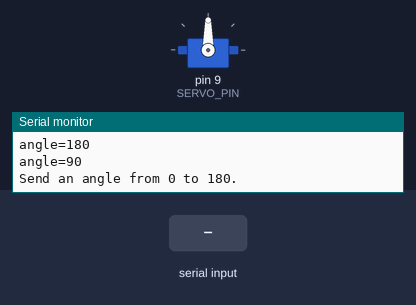
The sketch below on a simulated Arduino Uno, built with avr-gcc and run on an emulated ATmega328P. Parts: servo, the last lines printed to the serial monitor. The test bench sets the inputs (shaded band).

Above: at 3.6 s.
3.7 s: "5\n" received over Serial
At 4.7 s:
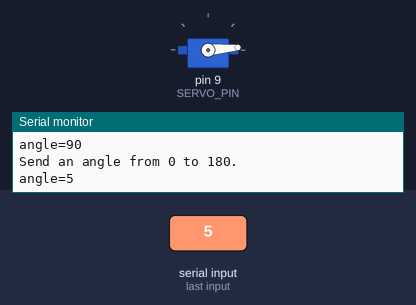
5.2 s: "90,45\n" received over Serial
At 6.0 s:
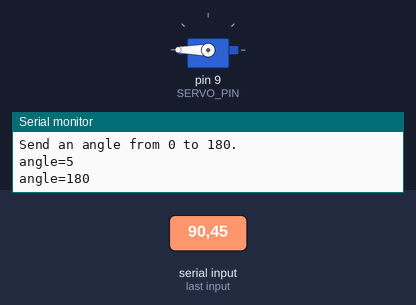
6.7 s: "90\n" received over Serial
At 7.0 s:
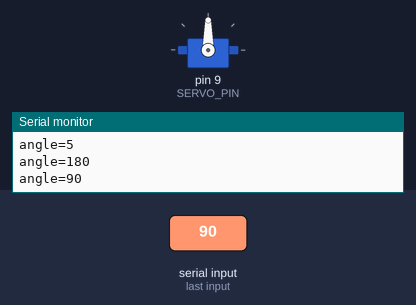
Timing chart, 0 to 9.7 s (numbered marks = the images above; inputs shaded):
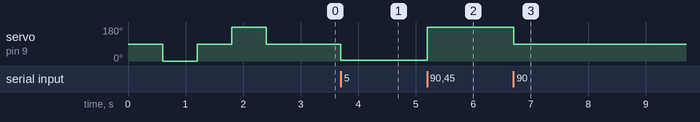

Measured:
- after the input at 3.7 s, servo on pin 9 (SERVO_PIN): 90° → 5° at once
- after the input at 5.2 s, servo on pin 9 (SERVO_PIN): 5° → 180° at once
- after the input at 6.7 s, servo on pin 9 (SERVO_PIN): 180° → 90° at once

The sketch:

servo.ino
```cpp
#include <Servo.h>

const int SERVO_PIN = 9;

Servo servo;
String input;

void moveTo(int angle) {
  angle = constrain(angle, 0, 180);
  servo.write(angle);
  Serial.print("angle=");
  Serial.println(angle);
}

void setup() {
  Serial.begin(9600);
  servo.attach(SERVO_PIN);

  moveTo(90);
  delay(600);
  moveTo(0);
  delay(600);
  moveTo(90);
  delay(600);
  moveTo(180);
  delay(600);
  moveTo(90);

  Serial.println("Send an angle from 0 to 180.");
}

void loop() {
  while (Serial.available() > 0) {
    char c = Serial.read();

    if (c == '\n' || c == '\r') {
      input.trim();
      if (input.length() > 0) {
        moveTo(input.toInt());
        input = "";
      }
    } else if (isDigit(c)) {
      input += c;
    }
  }
}
```
